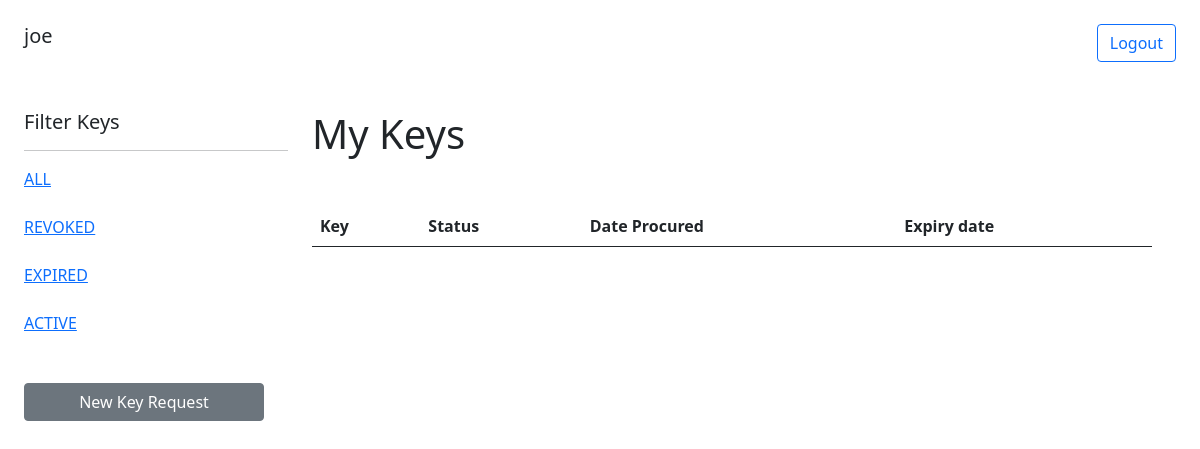
Before: /?q=expired (signed in) with the older database file.
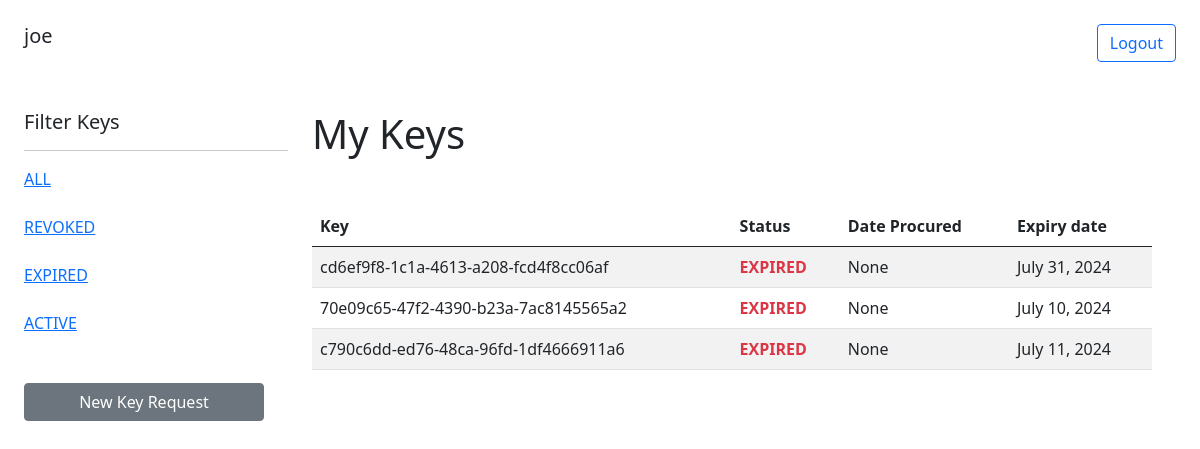
After: the same page with the newer database file.
### key_manager/models.py (models this page shows, shortened)
class Accesskey(models.Model):
    status_choices={
        'ACTIVE':'active',
       'EXPIRED':'expired',
       'REVOKED':'revoked'
    }
    key=models.UUIDField(default=uuid.uuid4,editable=False,unique=True)
    user=models.ForeignKey(User,on_delete=models.CASCADE)
    status=models.CharField(max_length=50,choices=status_choices)
    date_procured=models.DateField(auto_now_add=True)
    expiry_date=models.DateField()

### key_manager/views.py (the view, shortened to what this page needs)
# urls.py: path('', views.index, name='index'),
@login_required(login_url='account_login')
def index(request):
    q = request.GET.get('q') if request.method == 'GET' else ''
    if q:
        keys = Accesskey.objects.filter(Q(status__icontains=q), user=request.user)
    context = {
        'keys': keys,
    }
    return render(request, 'key_manager/index.html', context)

### key_manager/templates/key_manager/index.html (shortened to what this page needs)
<!DOCTYPE html>
<html lang="en">
<head>
    <link href="https://cdn.jsdelivr.net/npm/bootstrap@5.0.2/dist/css/bootstrap.min.css"
         rel="stylesheet"
>
</head>
<body>
    <div class="row p-4">
        <div class="col float-end w-100">
            {% if user.is_authenticated %}
             <h5>{{user.username}}
                 <a href="{% url 'account_logout' %}" class="float-end"><button class="btn btn-md btn-outline-primary"> Logout</button></a>
             </h5>
            {% else %}
            <a href="{% url 'account_login' %}" class="float-end"><button class="btn btn-md btn-outline-primary">Login</button></a>
            {% endif %}
        </div>
    </div>
    <div class="container-flex p-4">
        <div class="row w-100">
            <div class="col-lg-3 vh-100">
                <h5>Filter Keys</h5><hr>
                <a href="{% url 'index' %}?q="><p class="mb-4">ALL</p></a>
                <a href="{% url 'index' %}?q=revoked"><p class="mb-4">REVOKED</p></a>
                <a href="{% url 'index' %}?q=expired"><p class="mb-4">EXPIRED</p></a>
                <a href="{% url 'index' %}?q=active"><p class="mb-4">ACTIVE</p></a>
                <div class="row w-100 mt-5">
                    <a href="{% url 'key-request' %}"><button class="btn btn-secondary w-100">New Key Request</button></a>
                </div>
            </div>
            <div class="col-lg-9 vh-100">
                <h1 class="display-6 mb-5">My Keys</h1>
                <table class="table table-striped">
                    <thead>
                        <th>Key</th>
                        <th>Status</th>
                        <th>Date Procured</th>
                        <th>Expiry date</th>
                    </thead>
                    <tbody>
                        {% for key in keys %}
                        <tr>
                            <td>{{key.key}}</td>
                            {% if key.status == 'ACTIVE' %}
                            <td class="text-success fw-bolder">{{key.status}}</td>
                            {% elif key.status == 'REVOKED' %}
                            <td class="text-info fw-bolder">{{key.status}}</td>
                            {% else %}
                            <td class="text-danger fw-bolder">{{key.status}}</td>
                            {% endif %}
                            <td>{{key.date_procured}}</td>
                            <td>{{key.expiry_date}}</td>
                        </tr>
                        {% endfor %}
                    </tbody>
                </table>
            </div>
        </div>
    </div>
</body>
</html>

Changed rows visible on the page:
added Accesskey: key "cd6ef9f8-1c1a-4613-a208-fcd4f8cc06af", status "EXPIRED", date_procured "None", expiry_date "July 31, 2024"
added Accesskey: key "70e09c65-47f2-4390-b23a-7ac8145565a2", status "EXPIRED", date_procured "None", expiry_date "July 10, 2024"
added Accesskey: key "c790c6dd-ed76-48ca-96fd-1df4666911a6", status "EXPIRED", date_procured "None", expiry_date "July 11, 2024"
